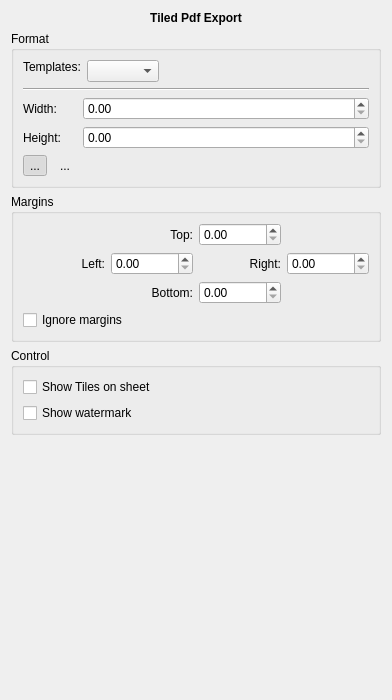
           <widget class="QWidget" name="scrollAreaWidgetContentsTiles">
            <property name="geometry">
             <rect>
              <x>0</x>
              <y>0</y>
              <width>392</width>
              <height>700</height>
             </rect>
            </property>
            <layout class="QVBoxLayout" name="verticalLayout_5">
             <item>
              <widget class="QLabel" name="labelTiles">
               <property name="styleSheet">
                <string notr="true">font-weight: bold;</string>
               </property>
               <property name="text">
                <string>Tiled Pdf Export</string>
               </property>
               <property name="alignment">
                <set>Qt::AlignCenter</set>
               </property>
              </widget>
             </item>
             <item>
              <widget class="QGroupBox" name="groupBoxTilePaperFormat">
               <property name="autoFillBackground">
                <bool>false</bool>
               </property>
               <property name="title">
                <string>Format</string>
               </property>
               <property name="flat">
                <bool>false</bool>
               </property>
               <property name="checkable">
                <bool>false</bool>
               </property>
               <property name="checked">
                <bool>false</bool>
               </property>
               <layout class="QVBoxLayout" name="verticalLayout_3">
                <item>
                 <layout class="QFormLayout" name="formLayout_10">
                  <property name="fieldGrowthPolicy">
                   <enum>QFormLayout::ExpandingFieldsGrow</enum>
                  </property>
                  <item row="0" column="0">
                   <widget class="QLabel" name="label_3">
                    <property name="sizePolicy">
                     <sizepolicy hsizetype="Fixed" vsizetype="Fixed">
                      <horstretch>0</horstretch>
                      <verstretch>0</verstretch>
                     </sizepolicy>
                    </property>
                    <property name="text">
                     <string>Templates:</string>
                    </property>
                   </widget>
                  </item>
                  <item row="0" column="1">
                   <widget class="QComboBox" name="comboBoxTileTemplates"/>
                  </item>
                 </layout>
                </item>
                <item>
                 <widget class="Line" name="line_2">
                  <property name="orientation">
                   <enum>Qt::Horizontal</enum>
                  </property>
                 </widget>
                </item>
                <item>
                 <layout class="QGridLayout" name="gridLayout_5">
                  <item row="2" column="0">
                   <layout class="QHBoxLayout" name="horizontalLayout_4">
                    <item>
                     <widget class="QToolButton" name="toolButtonTilePortraitOrientation">
                      <property name="text">
                       <string notr="true">...</string>
                      </property>
                      <property name="icon">
                       <iconset resource="../../libs/vmisc/share/resources/icon.qrc">
                        <normaloff>:/icon/16x16/portrait.png</normaloff>:/icon/16x16/portrait.png</iconset>
                      </property>
                      <property name="checkable">
                       <bool>true</bool>
                      </property>
                      <property name="checked">
                       <bool>true</bool>
                      </property>
                      <property name="autoRaise">
                       <bool>true</bool>
                      </property>
                      <attribute name="buttonGroup">
                       <string notr="true">buttonGroupTileOrientation</string>
                      </attribute>
                     </widget>
                    </item>
                    <item>
                     <widget class="QToolButton" name="toolButtonTileLandscapeOrientation">
                      <property name="text">
                       <string notr="true">...</string>
                      </property>
                      <property name="icon">
                       <iconset resource="../../libs/vmisc/share/resources/icon.qrc">
                        <normaloff>:/icon/16x16/landscape.png</normaloff>:/icon/16x16/landscape.png</iconset>
                      </property>
                      <property name="checkable">
                       <bool>true</bool>
                      </property>
                      <property name="checked">
                       <bool>false</bool>
                      </property>
                      <property name="autoRaise">
                       <bool>true</bool>
                      </property>
                      <attribute name="buttonGroup">
                       <string notr="true">buttonGroupTileOrientation</string>
                      </attribute>
                     </widget>
                    </item>
                   </layout>
                  </item>
                  <item row="0" column="0">
                   <widget class="QLabel" name="labelWidth_2">
                    <property name="sizePolicy">
                     <sizepolicy hsizetype="Fixed" vsizetype="Preferred">
                      <horstretch>0</horstretch>
                      <verstretch>0</verstretch>
                     </sizepolicy>
                    </property>
                    <property name="text">
                     <string>Width:</string>
                    </property>
                   </widget>
                  </item>
                  <item row="1" column="0">
                   <widget class="QLabel" name="labelHeight_2">
                    <property name="sizePolicy">
                     <sizepolicy hsizetype="Fixed" vsizetype="Preferred">
                      <horstretch>0</horstretch>
                      <verstretch>0</verstretch>
                     </sizepolicy>
                    </property>
                    <property name="text">
                     <string>Height:</string>
                    </property>
                   </widget>
                  </item>
                  <item row="1" column="1">
                   <widget class="QDoubleSpinBox" name="doubleSpinBoxTilePaperHeight">
                    <property name="minimumSize">
                     <size>
                      <width>94</width>
                      <height>0</height>
                     </size>
                    </property>
                    <property name="decimals">
                     <number>2</number>
                    </property>
                    <property name="maximum">
                     <double>99999.000000000000000</double>
                    </property>
                   </widget>
                  </item>
                  <item row="0" column="1">
                   <widget class="QDoubleSpinBox" name="doubleSpinBoxTilePaperWidth">
                    <property name="minimumSize">
                     <size>
                      <width>94</width>
                      <height>0</height>
                     </size>
                    </property>
                    <property name="decimals">
                     <number>2</number>
                    </property>
                    <property name="maximum">
                     <double>99999.990000000005239</double>
                    </property>
                   </widget>
                  </item>
                 </layout>
                </item>
               </layout>
              </widget>
             </item>
             <item>
              <widget class="QGroupBox" name="groupBoxTileMargins">
               <property name="title">
                <string>Margins</string>
               </property>
               <layout class="QVBoxLayout" name="verticalLayout_6">
                <item>
                 <layout class="QGridLayout" name="gridLayout_6">
                  <item row="1" column="2">
                   <widget class="QLabel" name="labelSheetMarginRight_2">
                    <property name="text">
                     <string>Right:</string>
                    </property>
                    <property name="alignment">
                     <set>Qt::AlignRight|Qt::AlignTrailing|Qt::AlignVCenter</set>
                    </property>
                   </widget>
                  </item>
                  <item row="0" column="2">
                   <widget class="QDoubleSpinBox" name="doubleSpinBoxTileMarginTop">
                    <property name="alignment">
                     <set>Qt::AlignLeading|Qt::AlignLeft|Qt::AlignVCenter</set>
                    </property>
                    <property name="singleStep">
                     <double>0.100000000000000</double>
                    </property>
                   </widget>
                  </item>
                  <item row="0" column="1">
                   <widget class="QLabel" name="labelSheetMarginTop_2">
                    <property name="text">
                     <string>Top:</string>
                    </property>
                    <property name="alignment">
                     <set>Qt::AlignRight|Qt::AlignTrailing|Qt::AlignVCenter</set>
                    </property>
                   </widget>
                  </item>
                  <item row="1" column="1">
                   <widget class="QDoubleSpinBox" name="doubleSpinBoxTileMarginLeft">
                    <property name="singleStep">
                     <double>0.100000000000000</double>
                    </property>
                   </widget>
                  </item>
                  <item row="1" column="3">
                   <widget class="QDoubleSpinBox" name="doubleSpinBoxTileMarginRight">
                    <property name="singleStep">
                     <double>0.100000000000000</double>
                    </property>
                   </widget>
                  </item>
                  <item row="1" column="0">
                   <widget class="QLabel" name="labelSheetMarginLeft_2">
                    <property name="text">
                     <string>Left:</string>
                    </property>
                    <property name="alignment">
                     <set>Qt::AlignRight|Qt::AlignTrailing|Qt::AlignVCenter</set>
                    </property>
                   </widget>
                  </item>
                  <item row="2" column="1">
                   <widget class="QLabel" name="labelSheetMarginBottom_2">
                    <property name="text">
                     <string>Bottom:</string>
                    </property>
                    <property name="alignment">
                     <set>Qt::AlignRight|Qt::AlignTrailing|Qt::AlignVCenter</set>
                    </property>
                   </widget>
                  </item>
                  <item row="2" column="2">
                   <widget class="QDoubleSpinBox" name="doubleSpinBoxTileMarginBottom">
                    <property name="singleStep">
                     <double>0.100000000000000</double>
                    </property>
                   </widget>
                  </item>
                 </layout>
                </item>
                <item>
                 <widget class="QCheckBox" name="checkBoxTileIgnoreFileds">
                  <property name="sizePolicy">
                   <sizepolicy hsizetype="Preferred" vsizetype="Fixed">
                    <horstretch>0</horstretch>
                    <verstretch>0</verstretch>
                   </sizepolicy>
                  </property>
                  <property name="text">
                   <string>Ignore margins</string>
                  </property>
                 </widget>
                </item>
               </layout>
              </widget>
             </item>
             <item>
              <widget class="QGroupBox" name="groupBoxTilesControl">
               <property name="title">
                <string>Control</string>
               </property>
               <layout class="QVBoxLayout" name="verticalLayout_19">
                <item>
                 <widget class="QCheckBox" name="checkBoxTilesShowTiles">
                  <property name="text">
                   <string>Show Tiles on sheet</string>
                  </property>
                 </widget>
                </item>
                <item>
                 <widget class="QCheckBox" name="checkBoxTilesShowWatermark">
                  <property name="toolTip">
                   <string>Show watermark preview</string>
                  </property>
                  <property name="text">
                   <string>Show watermark</string>
                  </property>
                 </widget>
                </item>
               </layout>
              </widget>
             </item>
             <item>
              <spacer name="verticalSpacerTiles">
               <property name="orientation">
                <enum>Qt::Vertical</enum>
               </property>
               <property name="sizeHint" stdset="0">
                <size>
                 <width>20</width>
                 <height>40</height>
                </size>
               </property>
              </spacer>
             </item>
            </layout>
           </widget>
